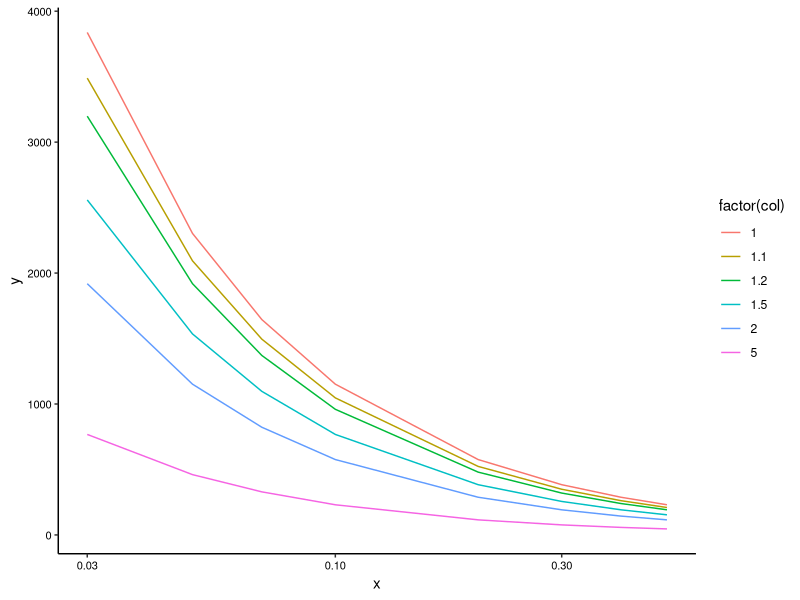

Write R code to recreate this figure.
library(ggplot2)
# Recombination rates
L = c(1,1.1,1.2,1.5,2,5)

# Distance (Mb)
D = c(0.5, 0.4, 0.2, 0.3, 0.1, 0.07, 0.05, 0.03)

L_vec = vector()
D_vec = vector()
G_vec = vector()

for(l in L){
  for(d in D){
    L_vec = c(L_vec, l)
    D_vec = c(D_vec, d)
    G = (-log(0.1)) / (2*((l*d)/100))
    G_vec = c(G_vec, G)
  }
}

df = data.frame(x = D_vec, y = G_vec, col = L_vec)

A = ggplot(df, aes(x = x, y = y, col = factor(col))) +
  geom_line() + 
  guides(colour = guide_legend(position = "right")) +
  theme_classic(base_family = "Helvetica")+
  theme(axis.text.y = element_text(size = 8, color = "black")) +
  theme(axis.text.x = element_text(size = 8, color = "black")) +
  scale_x_log10() 

ggsave(A, file = "LD.jpeg", height = 3, width = 5, dpi = 600)
